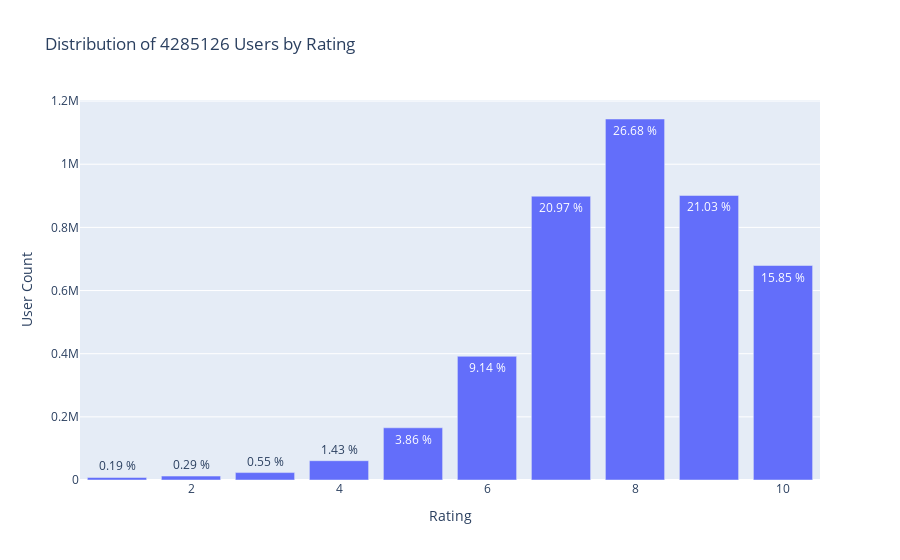

The cell this chart's notebook holds for it:
### Code cell
# Defining x axis values (user_ratings)
data = merged2['user_rating'].value_counts().sort_index(ascending=False)

trace = go.Bar(x = data.index,
               text = [f'{val:.2f} %' for val in (data.values / merged2.shape[0] * 100)],
               textposition = 'auto',
               y = [f'{cnt:.2f}' for cnt in data.values],
               )
layout = dict(title = f'Distribution of {merged2.shape[0]} Users by Rating',
              xaxis = dict(title = 'Rating'),
              yaxis = dict(title = 'User Count'))
fig = go.Figure(data=[trace], layout=layout)
iplot(fig)

### Figure 1 — Plotly figure (JSON) as saved in the notebook; plotly's stock layout.template omitted (floating-point values rounded to 4 significant figures)
{"data": [{"text": ["15.85 %", "21.03 %", "26.68 %", "20.97 %", "9.14 %", "3.86 %", "1.43 %", "0.55 %", "0.29 %", "0.19 %"], "textposition": "auto", "type": "bar", "x": [10, 9, 8, 7, 6, 5, 4, 3, 2, 1], "y": ["679283.00", "901060.00", "1143220.00", "898787.00", "391668.00", "165339.00", "61096.00", "23489.00", "12388.00", "7989.00"]}], "layout": {"title": {"text": "Distribution of 4285126 Users by Rating"}, "xaxis": {"title": {"text": "Rating"}}, "yaxis": {"title": {"text": "User Count"}}}}
